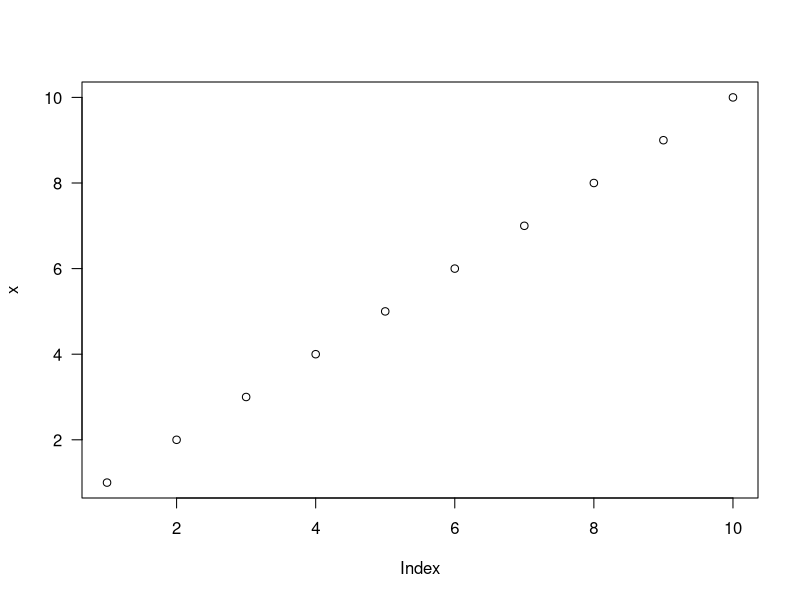
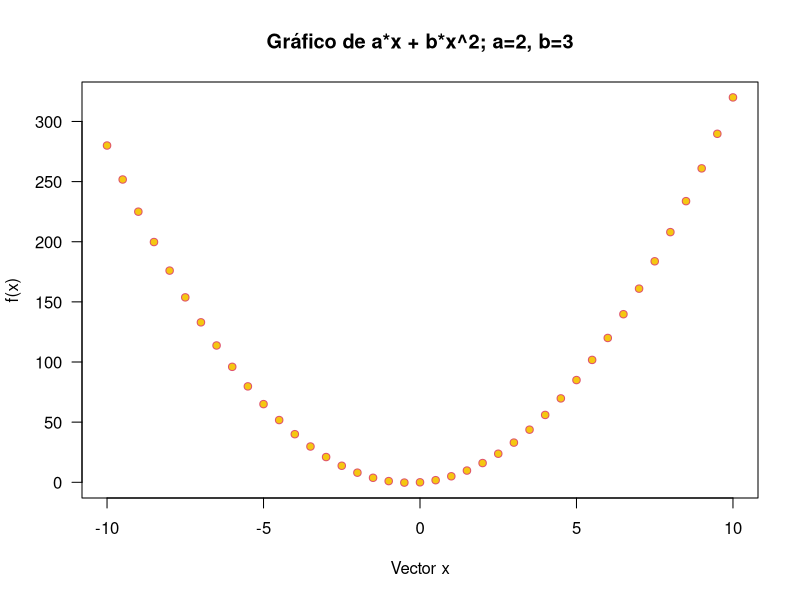
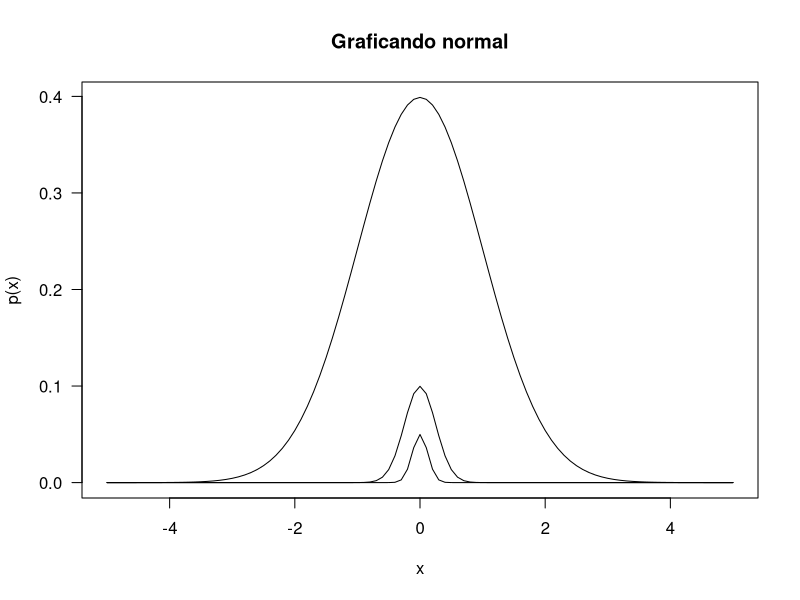
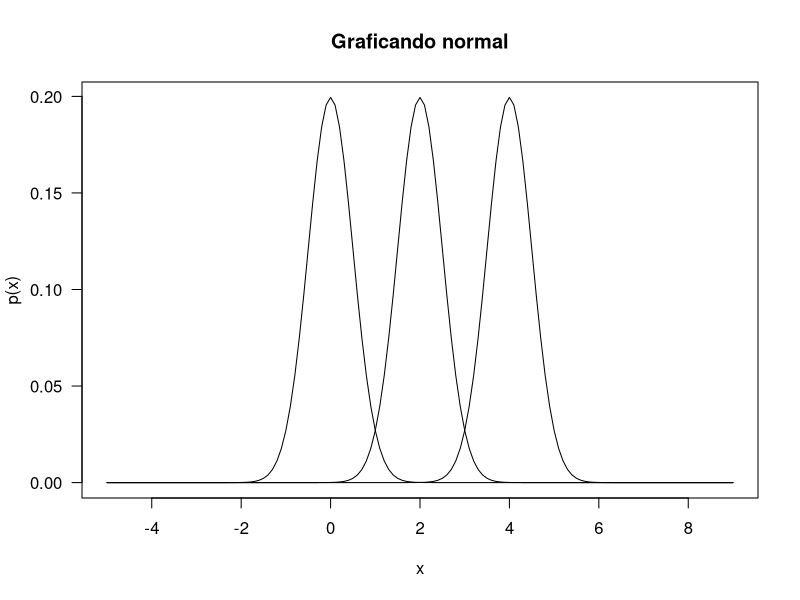
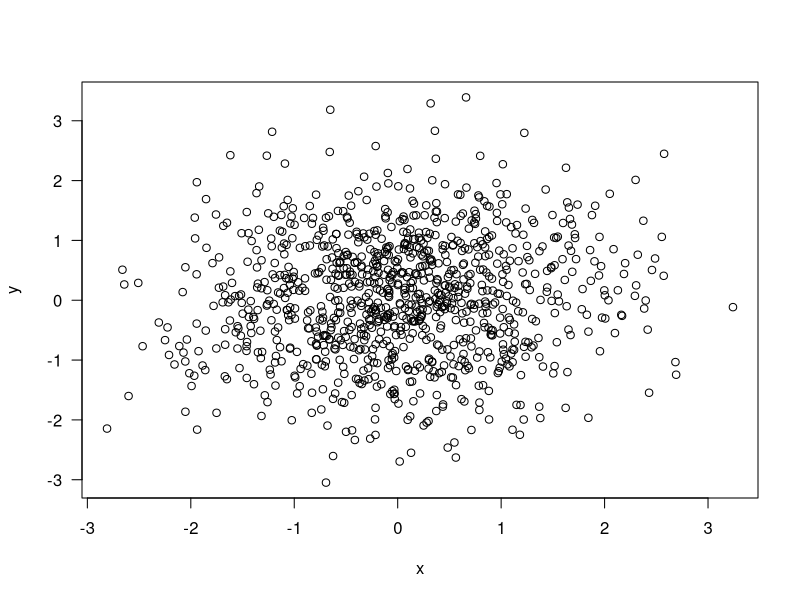

Write R code to recreate these figures, in order. (Note: this script raises an error after producing the figures.)
## ---- chunk 1
# asignación
a <- 5 # "a" vale 5; longitud de 1
vec <- c(1, 2, 7) # "vec" tiene los valores 1, 2 y 7; longitud de 3
length(vec)
## ---- chunk 2
# sumamos el vector a con el vector vec; debe retornar otro vector con las sumas:
# 5+1, 5+2, 5+7
a + vec
## ---- chunk 3
# 5-1, 5-2, 5-7
a - vec
## ---- chunk 4
# retorna vector también
# 5*1, 5*2, 5*7
a * vec
## ---- chunk 5
# retorna vector también
# 5/1, 5/2, 5/7
a / vec
## ---- chunk 6
# retorna vector también
# sqrt(1), sqrt(2), sqrt(7)
sqrt(vec)
## ---- chunk 7
# retorna vector también
# 5^1, 5^2, 5^7
a^vec
## ---- chunk 8
vec^(1/2)
## ---- chunk 9
# e^1, e^2, e^7
exp(vec)
## ---- chunk 10
# logaritmo natural, o base e
log(vec)
# logaritmo base 2
log(vec, base = 2)
# logaritmo base 10
log(vec, base = 10)
## ---- chunk 11
fx <- function(x) {
  2 * x + x^2
}
## ---- chunk 12
# asignamos los valores al vector x
x <- c(5, 10, 2)
# los resultados serán 2*5 + 5^2 para el primero
# 2*10 + 10^2 para el segundo y
# 2*2 + 2^2 para el tercero
fx(x)
## ---- chunk 13
fx_ab <- function(x, a, b) {
  a * x + b * x^2
}
## ---- chunk 14
fx_ab(x, a = 2, b = 3)
# alternativamente
a <- 2
b <- 3
fx_ab(x, a = a, b = b)
## ---- chunk 15
x <- 1:10 # valores del 1 al 10 separados por 1
par(las = 1)
plot(x)
## ---- chunk 16
fx_ab <- function(x, a, b) {
  a * x + b * x^2
}
x <- seq(-10, 10, 0.5) # del -10 al 10 cada 0.1
y <- fx_ab(x = x, a = 2, b = 3)
par(las = 1)
plot(
  x = x,
  y = y,
  xlab = "Vector x",
  ylab = "f(x)",
  pch = 21,
  col = 2,
  bg = 7,
  main = "Gráfico de a*x + b*x^2; a=2, b=3"
)
## ---- chunk 17
normal_den <- function(x, sigma, mu){
  1 / (sigma * sqrt(2 * pi)) * exp(-(x - mu)^2 / 2 * sigma^2)
}
## ---- chunk 18
# asignar valores al vector sigma
sigma_vec <- c(1, 4, 8)
# asignar valores a x, de cuyos valores queremos las probabilidades
x <- seq(-5, 5, 0.1)

for (sigma  in sigma_vec){ # por cada valor de sigma_vec 
  # hacer lo siguiente, hasta agotar todos los elementos de sigma_vec
  # obtener el vector de probabilidades
  px <- normal_den(x, sigma = sigma, mu = 0)
  if (sigma == 1) {# si sigma es 1 (el primer valor)
    # graficar una primera vez
    par(las = 1)
    plot(
      x,
      px,
      type = 'l',
      xlab = 'x',
      ylab = 'p(x)',
      main = "Graficando normal"
    )
  } else {
    # si sigma no es 1, añadir los siguientes elementos gráficos
    lines(x, px)
  }
}
## ---- chunk 19
# asignar valores al vector sigma
mu_vec <- c(0, 2, 4)
# asignar valores a x, de cuyos valores queremos las probabilidades
x <- seq(-5, 9, 0.1)

for (mu  in mu_vec){ # por cada valor de sigma_vec 
  # hacer lo siguiente, hasta agotar todos los elementos de sigma_vec
  # obtener el vector de probabilidades
  px <- normal_den(x, sigma = 2, mu = mu)
  if (mu == 0) {# si sigma es 1 (el primer valor)
    # graficar una primera vez
    par(las = 1)
    plot(
      x,
      px,
      type = 'l',
      xlab = 'x',
      ylab = 'p(x)',
      main = "Graficando normal"
    )
  } else {
    # si sigma no es 1, añadir los siguientes elementos gráficos
    lines(x, px)
  }
}
## ---- chunk 20
entropy_x <- function(x) {
  
}
## ---- chunk 21
set.seed(123)
x <- rnorm(1000)
y <- rnorm(1000)
plot(x, y)
# close to 0 if they are independent
mut_info_discret(x, y)
